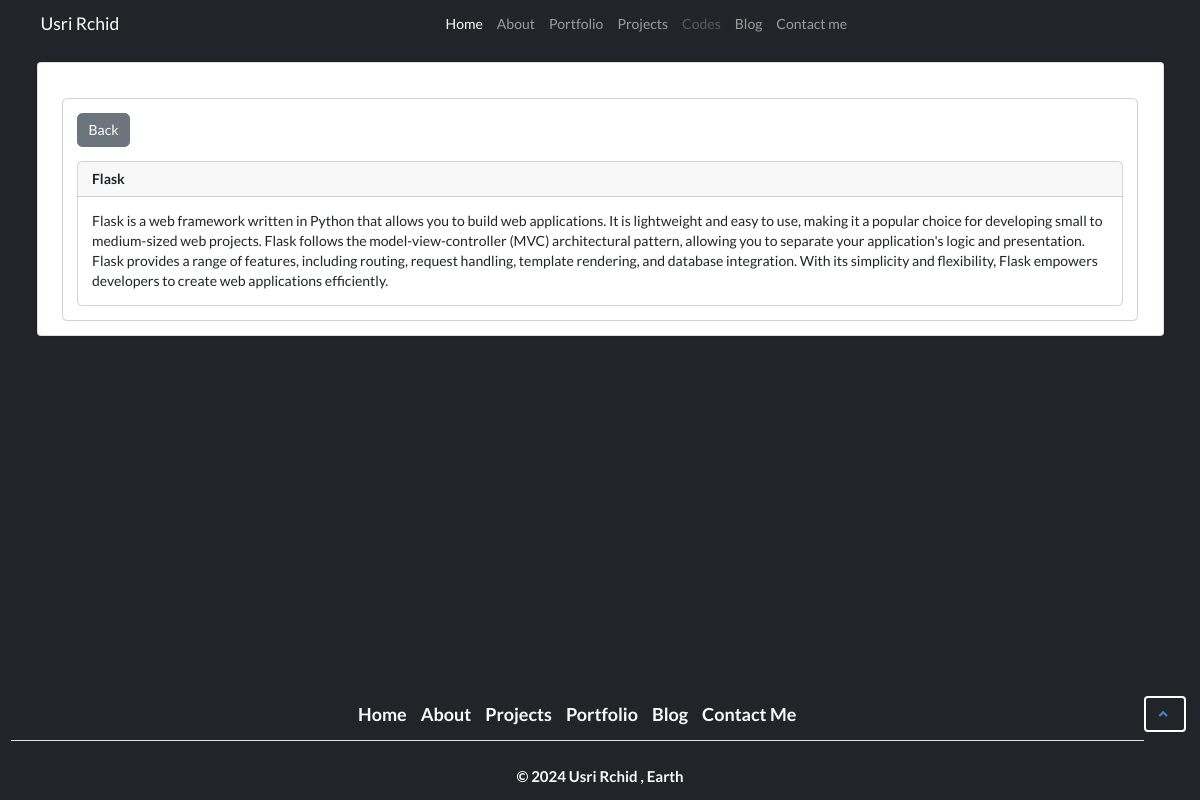
Screenshot of /post/23 with the database file from the repository.
### tables this page shows
CREATE TABLE posts(id INTEGER PRIMARY KEY AUTOINCREMENT,title TEXT, post TEXT);

### app.py (the view)
@app.route('/post/<_id>')
def post(_id):
    db = sqlite3.connect('posts.db')
    cursor = db.cursor()
    cursor.execute('SELECT * FROM posts WHERE id=%s' % _id)
    post = cursor.fetchone()
    db.close()
    return render_template('post.html', post=post)

### templates/post.html
{% extends 'base.html' %}
{% block content %}
<div class="container">
    <div class="row">
        <div class="col">
            <div class="card mt-4">
                <div class="card-body">
                    <button class="btn btn-secondary" onclick="history.back()">Back</button>
                    <div class="card mt-3">
                        <div class="card-header">
                            <div class="row">
                                <div class="col"><strong>{{post[1]}}</strong></div>
                            </div>
                        </div>
                        <div class="card-body">
                            {{post[2]}}
                        </div>
                    </div>
                </div>
            </div>
        </div>
    </div>
</div>
{% endblock %}

### rows the page displays
posts: title "Flask", post "Flask is a web framework written in Python that allows you to build web applications. It is lightweight and easy to use, making it a popular choice for developing small to medium-sized web projects. Flask follows the model-view-controller (MVC) architectural pattern, allowing you to separate your application's logic and presentation. Flask provides a range of features, including routing, request handling, template rendering, and database integration. With its simplicity and flexibility, Flask empowers developers to create web applications efficiently."
